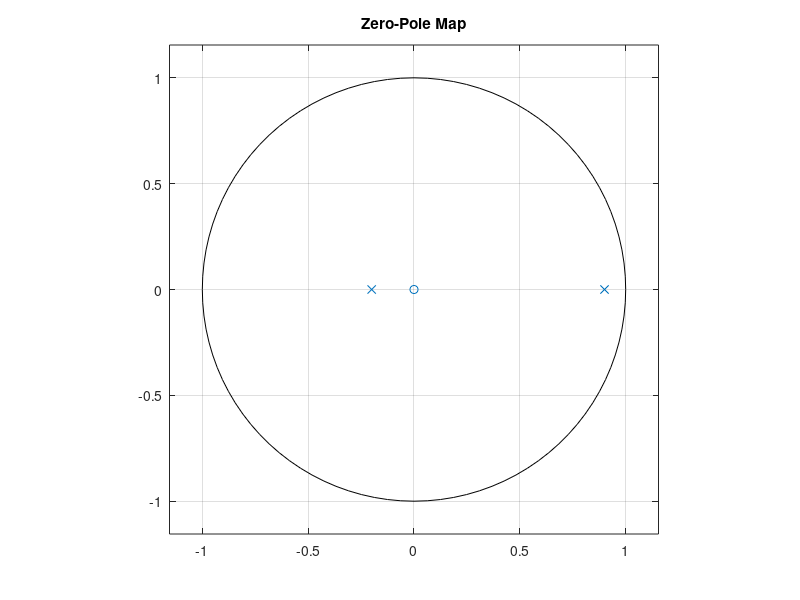
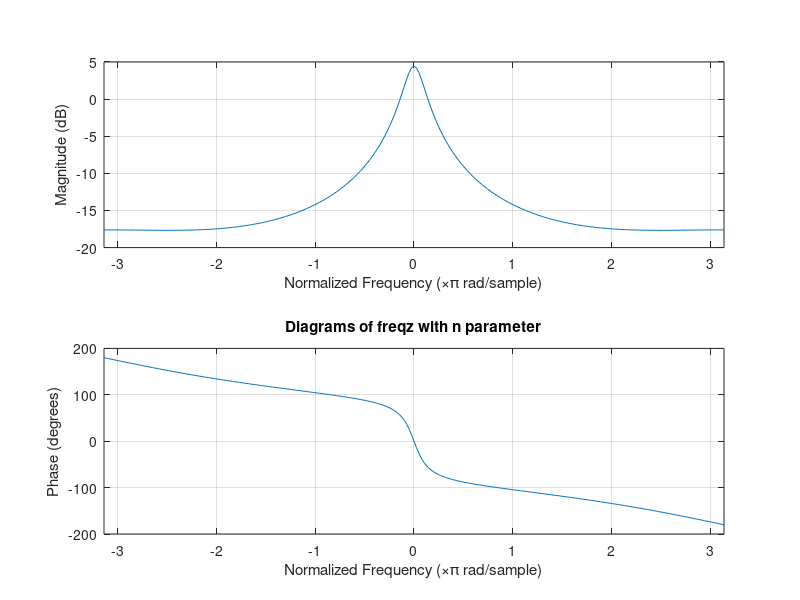
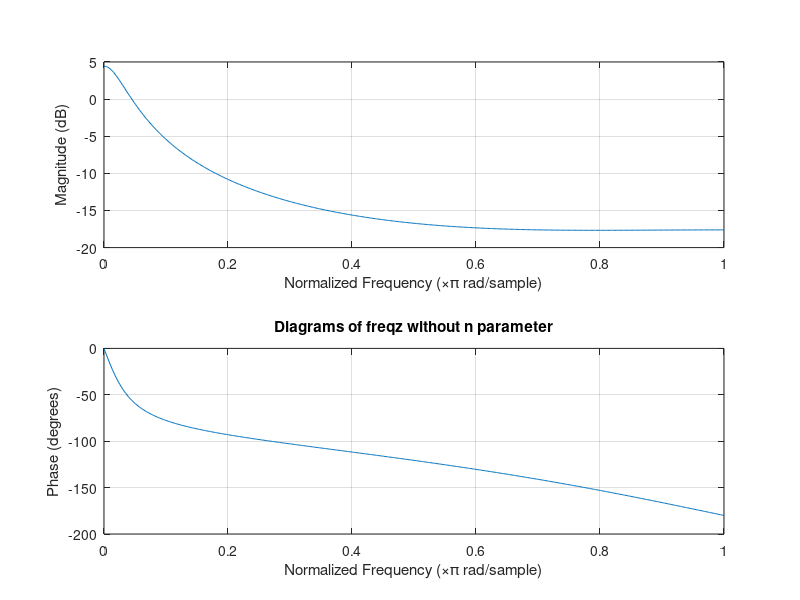
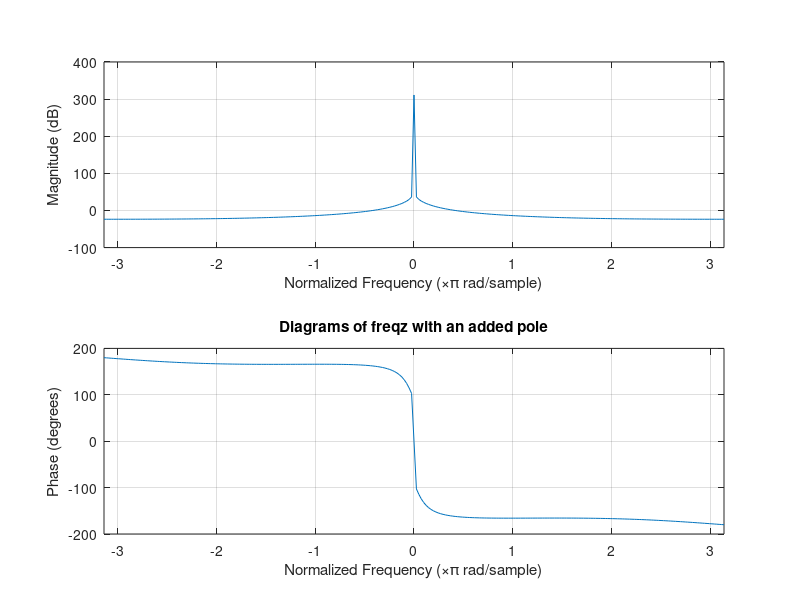

The MATLAB source for these figures, in order: (Note: this script raises an error after producing the figures.)
% -------------------------------------------------------------------------
%   LAB 2 
%
%   Authors : 
%               - Spyridakis Christos
%               - Marinou Ioanna
%               - Paterakis Isidoros
%
%   Created Date : 2/11/2019
%   Last Updated : 17/11/2019
%
%   Description: 
%               Code created for labs of Digital Signal Processing Course
%               in Technical University of Crete
%
% -------------------------------------------------------------------------
close all ; clear all ; clc ; 

%---------------------------------------------------------
%    Ex 1 begins 
%-------------------
Ts=1;                           % Sampling frequency

% b
num_1b = [0 0.2 0];             % numetator (num) of transfer function 
den_1b = [1 -0.7 -0.18];        % denominator (den) of transfer function
system_1b=tf(num_1b,den_1b);    % Convertion to Transfer function

figure()
zplane(num_1b,den_1b);          % Display Zero-Pole map including unit circle
title('Zero-Pole Map');

% Second option using system, but without unit cicle display
% figure()
% pzmap(system_1b)

%d
df = pi/128;
f = [-pi : df : pi];            
b = [0 0.2 0];                  % num of transfer function  
a = [1 -0.7 -0.18];             % den of transfer function

figure() 
freqz(b,a,f)
title('Diagrams of freqz with n parameter');

figure();
freqz(b,a)
title('Diagrams of freqz without n parameter');

%e
b = [0 0.2 0 0];                % new num of tf with pole added on 1 
a = [1 -1.7 0.52 0.18];         % new den of tf with pole added on 1 

figure(); 
freqz(b,a,f)
title('Diagrams of freqz with an added pole');

%---------------------------------------------------------
%    Ex 2 begins 
%-------------------

% Adds the factors of the numerator to a vector
num_2a = [4 -3.5 0];                                  
% Adds the factors of the denominator to a vector
den_2a = [1 -2.5 1];                                

% Uses the residuez MATLAB function to calculate the roots, poles and 
% k(not important here)
[zero_roots, pole_roots, k] = residuez(num_2a, den_2a)  

syms z;                        %the definition of z
       
%makes the first half of the analyzed transfer function
h1 = zero_roots(1) / ((1-pole_roots(1)*z^(-1)));            
%makes the second half of the analyzed transfer function
h2 = zero_roots(2) / ((1-pole_roots(2)*z^(-1)));            

H = h1 + h2;                    %adds up the 2 parts
pretty(H)                       %prints the result

Hz = iztrans(H) % calculates the inverse z transform of the transfer function